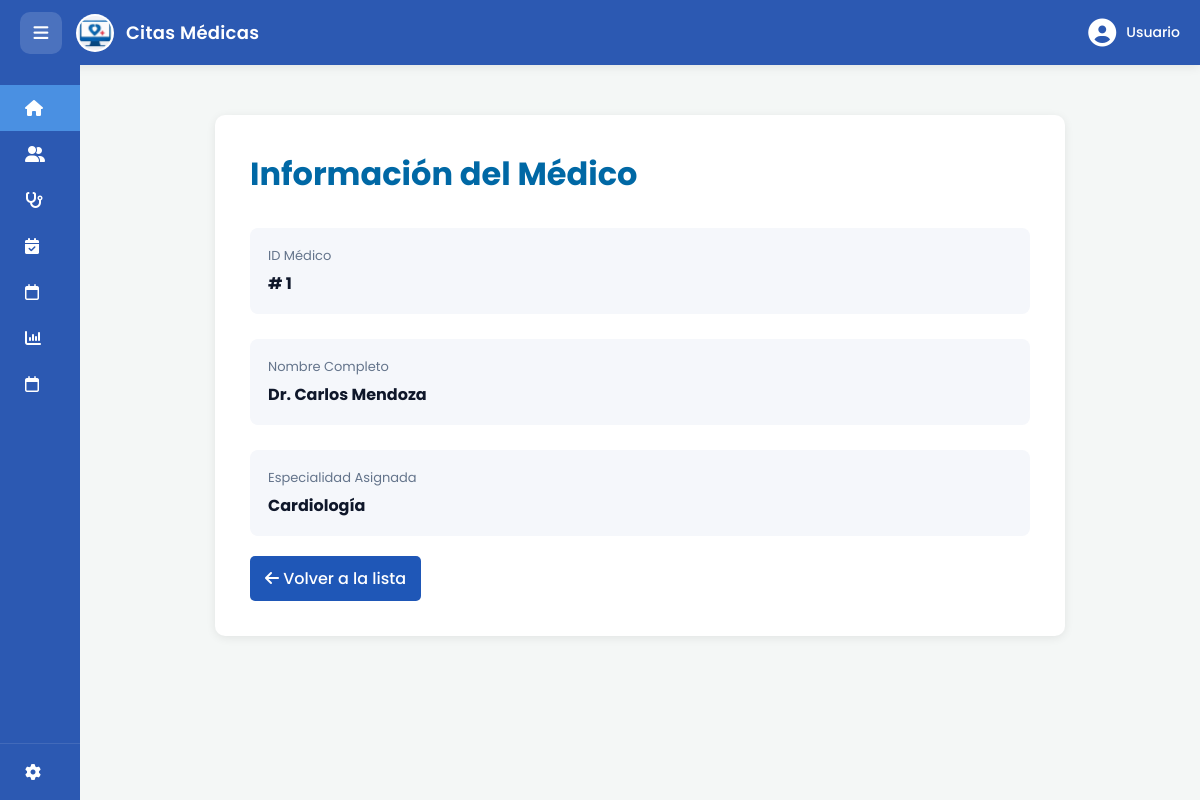
The app's page /app/views/medicos/show.php?id=1 with its own data.
### tables this page shows
CREATE TABLE medicos (
    id_medico INT AUTO_INCREMENT PRIMARY KEY,
    nombre_medico VARCHAR(100) NOT NULL,
    id_especialidad INT NOT NULL,
    telefono VARCHAR(15),
    CONSTRAINT fk_especialidad FOREIGN KEY(id_especialidad) REFERENCES especialidades(id_especialidad)
);

CREATE TABLE especialidades (
    id_especialidad INT AUTO_INCREMENT PRIMARY KEY,
    nombre_especialidad VARCHAR(100) NOT NULL,
    descripcion TEXT
);

### app/views/medicos/show.php (the view, shortened to what this page needs)
<?php
require_once __DIR__ . '/../../../config/conexion.php';
$id = $_GET['id'] ?? null;
try {
    $sql = "SELECT m.id_medico, m.nombre_medico, e.nombre_especialidad
            FROM medicos m
            INNER JOIN especialidades e ON m.id_especialidad = e.id_especialidad
            WHERE m.id_medico = :id";
    $stmt = $conexion->prepare($sql);
    $stmt->execute([':id' => $id]);
    $medico = $stmt->fetch(PDO::FETCH_ASSOC);
} catch (PDOException $e) {
    die("Error: " . $e->getMessage());
}
?>
<!DOCTYPE html>
<html lang="es">
<head>
    <link rel="stylesheet" href="../../../public/css/pacientes.css">
    <link rel="stylesheet" href="https://cdnjs.cloudflare.com/ajax/libs/font-awesome/6.5.1/css/all.min.css">
</head>
<body>
    <?php include __DIR__ . '/../layouts/header.php'; ?>
    <?php include __DIR__ . '/../layouts/sidebarPaciente.php'; ?>
    <div class="main-content detail-container">
        <div class="detail-card">
            <h1 class="detail-title">Información del Médico</h1>
            <div class="detail-grid">
                <div class="detail-item">
                    <span>ID Médico</span>
                    <strong># <?= $medico['id_medico'] ?></strong>
                </div>
                <div class="detail-item">
                    <span>Nombre Completo</span>
                    <strong><?= htmlspecialchars($medico['nombre_medico']) ?></strong>
                </div>
                <div class="detail-item">
                    <span>Especialidad Asignada</span>
                    <strong><?= htmlspecialchars($medico['nombre_especialidad']) ?></strong>
                </div>
            </div>
            <a href="index.php" class="btn-back"><i class="fa-solid fa-arrow-left"></i> Volver a la lista</a>
        </div>
    </div>
</body>
</html>

### public/css/pacientes.css (style rules this page uses)
* { margin: 0; padding: 0; box-sizing: border-box; font-family: "Poppins", sans-serif; }
body { display: flex; background-color: #f4f7f6; min-height: 100vh; margin: 0; overflow-x: hidden; }
.main-content { margin-left: 80px; padding: 25px; width: calc(100% - 80px); margin-top: 65px; transition: none; }

### app/views/medicos/show.php (style rules this page uses)
.detail-container { margin-top: 90px; padding: 25px; }
.detail-card { background: white; border-radius: 10px; padding: 35px; max-width: 850px; margin: auto; box-shadow: 0 2px 10px rgba(0, 0, 0, 0.08); }
.detail-title { color: #0068a5; margin-bottom: 30px; }
.detail-grid { display: grid; grid-template-columns: 1fr; gap: 25px; }
.detail-item { background: #f5f7fb; padding: 18px; border-radius: 8px; }
.detail-item span { display: block; font-size: 13px; color: #64748b; margin-bottom: 5px; }
.detail-item strong { font-size: 16px; color: #0f172a; }
.btn-back { display: inline-block; margin-top: 20px; background: #1f57b7; color: white; padding: 10px 15px; border-radius: 5px; text-decoration: none; font-weight: 500; }

### records on screen
medicos: id_medico "1", nombre_medico "Dr. Carlos Mendoza", id_especialidad.nombre_especialidad "Cardiología"
